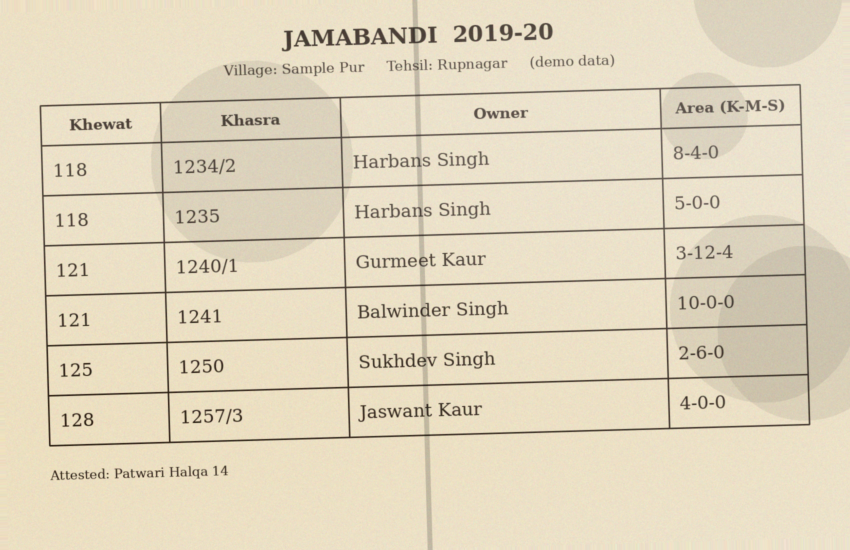
#> input picture samples/sample_jamabandi.png, 1700 x 1100 px (shown at 1/2 size); its folder holds only this picture in this run
$ python -i preprocess.py   (imports and definitions only)
#> lines starting #> are read from the running program, lines starting #| are printed output that depends on the picture; after the words box and inside, x2 and y2 are one past the last pixel; in counts of white or black regions, pixels touching at a corner belong together
"""Image restoration: CLAHE, Sauvola binarization (integral images), deskew."""
import cv2
import numpy as np


def sauvola(gray: np.ndarray, window: int = 31, k: float = 0.2, r: float = 128.0) -> np.ndarray:
    """Sauvola local thresholding using summed-area (integral) images.

    T(x, y) = m(x, y) * (1 + k * (s(x, y) / R - 1)), where m and s are the mean
    and standard deviation in a window around the pixel. Local thresholds cope
    with uneven ink fading and stains better than one global threshold.
    """
    if window % 2 == 0:
        window += 1
    g = gray.astype(np.float64)
    pad = window // 2
    gp = cv2.copyMakeBorder(g, pad, pad, pad, pad, cv2.BORDER_REFLECT)
    s1, s2 = cv2.integral2(gp)
    h, w = g.shape
    n = window * window

    def win(a):
        return a[window:window + h, window:window + w] - a[0:h, window:window + w] \
            - a[window:window + h, 0:w] + a[0:h, 0:w]

    mean = win(s1) / n
    var = np.maximum(win(s2) / n - mean ** 2, 0)
    std = np.sqrt(var)
    thresh = mean * (1 + k * (std / r - 1))
    return np.where(g > thresh, 255, 0).astype(np.uint8)


def estimate_skew(binary: np.ndarray, max_angle: float = 6.0, step: float = 0.25) -> float:
    """Skew angle in degrees (positive = text rotated counter-clockwise).

    Projection-profile search: the correct angle maximizes the variance of the
    row sums, because text lines then align with image rows.
    """
    scale = 700.0 / max(binary.shape[1], 1)
    small = cv2.resize(255 - binary, None, fx=scale, fy=scale, interpolation=cv2.INTER_AREA)
    h, w = small.shape
    centre = (w / 2, h / 2)
    best_angle, best_score = 0.0, -1.0
    for a in np.arange(-max_angle, max_angle + step, step):
        m = cv2.getRotationMatrix2D(centre, float(a), 1.0)
        rot = cv2.warpAffine(small, m, (w, h), flags=cv2.INTER_NEAREST, borderValue=0)
        score = float(np.var(rot.sum(axis=1)))
        if score > best_score:
            best_angle, best_score = float(a), score
    return best_angle


def rotate(img: np.ndarray, angle: float, border) -> np.ndarray:
    h, w = img.shape[:2]
    m = cv2.getRotationMatrix2D((w / 2, h / 2), angle, 1.0)
    return cv2.warpAffine(img, m, (w, h), flags=cv2.INTER_CUBIC,
                          borderMode=cv2.BORDER_CONSTANT, borderValue=border)


def remove_rulings(binary: np.ndarray, min_len: int = 70):
    """Erase long horizontal/vertical table rules so OCR sees text, not grid lines.

    Rules are found by morphological opening with long 1-pixel kernels. Text
    strokes are far shorter than min_len, so they survive. Returns the cleaned
    binary image and the fraction of ink pixels removed.
    """
    ink = 255 - binary
    horiz = cv2.morphologyEx(ink, cv2.MORPH_OPEN, cv2.getStructuringElement(cv2.MORPH_RECT, (min_len, 1)))
    vert = cv2.morphologyEx(ink, cv2.MORPH_OPEN, cv2.getStructuringElement(cv2.MORPH_RECT, (1, min_len)))
    lines = cv2.dilate(cv2.bitwise_or(horiz, vert), np.ones((3, 3), np.uint8))
    total = max(int((ink > 0).sum()), 1)
    cleaned = ink.copy()
    cleaned[lines > 0] = 0
    removed = float(((ink > 0) & (lines > 0)).sum()) / total
    return 255 - cleaned, removed


def preprocess(bgr: np.ndarray, min_width: int = 1400):
    """Return (processed_binary_bgr, deskewed_original_bgr, metrics)."""
    h, w = bgr.shape[:2]
    if w < min_width:
        f = min_width / w
        bgr = cv2.resize(bgr, None, fx=f, fy=f, interpolation=cv2.INTER_CUBIC)

    gray = cv2.cvtColor(bgr, cv2.COLOR_BGR2GRAY)
    background = cv2.medianBlur(gray, 3)
    contrast = float(gray.std())
    noise = float(np.abs(gray.astype(np.float32) - background.astype(np.float32)).mean())

    clahe = cv2.createCLAHE(clipLimit=2.0, tileGridSize=(8, 8))
    enhanced = clahe.apply(gray)
    enhanced = cv2.GaussianBlur(enhanced, (3, 3), 0)
    binary = sauvola(enhanced, window=31, k=0.2)

    angle = estimate_skew(binary)
    if abs(angle) >= 0.2:
        binary = rotate(binary, angle, 255)
        bgr = rotate(bgr, angle, (255, 255, 255))

    binary, ruling_share = remove_rulings(binary)

    # light speckle removal (opening on the ink mask)
    ink = 255 - binary
    ink = cv2.morphologyEx(ink, cv2.MORPH_OPEN, np.ones((2, 2), np.uint8))
    binary = 255 - ink

    metrics = {
        "ruling_ink_removed": round(ruling_share, 3),
        "width": int(bgr.shape[1]),
        "height": int(bgr.shape[0]),
        "skew_deg": round(angle, 2),
        "contrast_std": round(contrast, 1),
        "noise_level": round(noise, 2),
    }
    return cv2.cvtColor(binary, cv2.COLOR_GRAY2BGR), bgr, metrics

>>> import cv2
>>> picture = cv2.imread('../samples/sample_jamabandi.png')
#> picture is the input picture: shape (1100, 1700, 3); mean B, G, R 189.4, 213.8, 224.5
>>> result = preprocess(picture)
#> in preprocess, `gray = cv2.cvtColor(bgr, cv2.COLOR_BGR2GRAY)`:
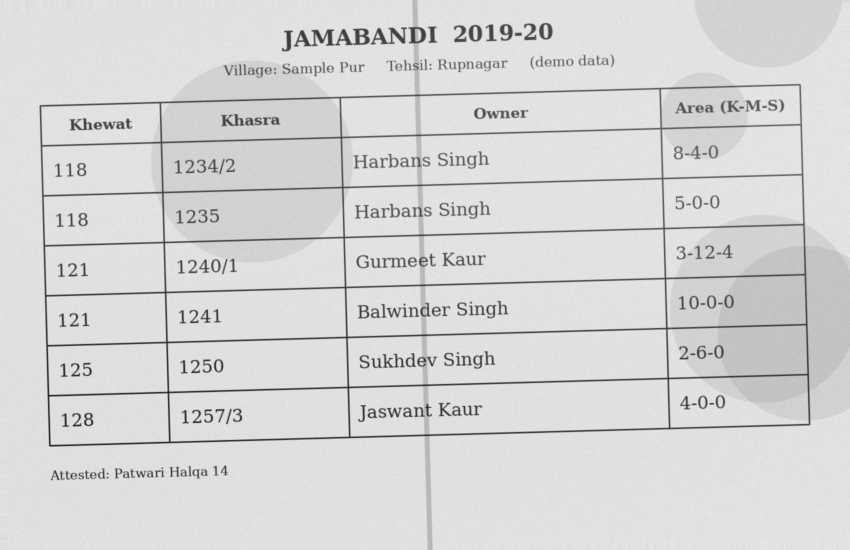
#> gray: shape (1100, 1700) (shown at 1/2 size); min 22, max 234, mean 214.2
#> in preprocess, `contrast = float(gray.std())`: contrast = 29.16
#> in preprocess, `noise = float(np.abs(gray.astype(np.float32) - background.astype(np.fl..`: noise = 0.829
#> in sauvola, `thresh = mean * (1 + k * (std / r - 1))`:
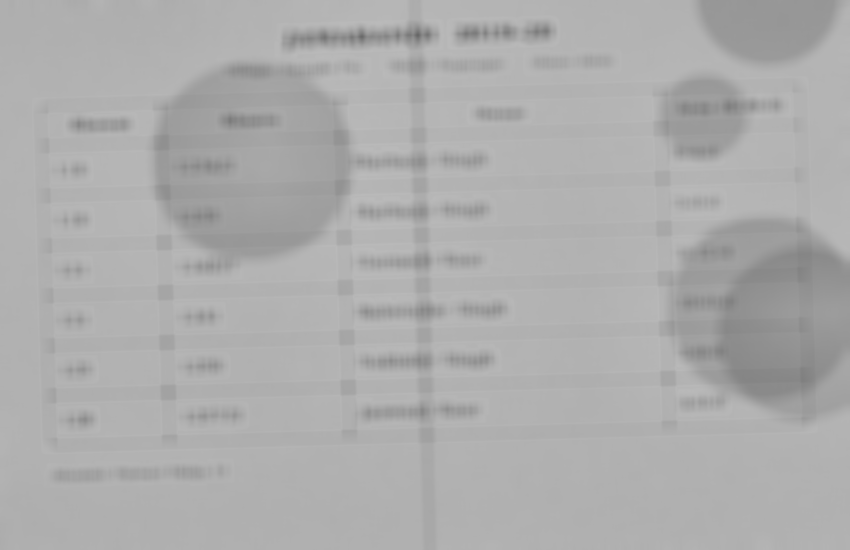
#> thresh: shape (1100, 1700) float64 (shown at 1/2 size); min 101.8, max 186.8, mean 173.1
#> in sauvola, `return np.where(g > thresh, 255, 0).astype(np.uint8)`:
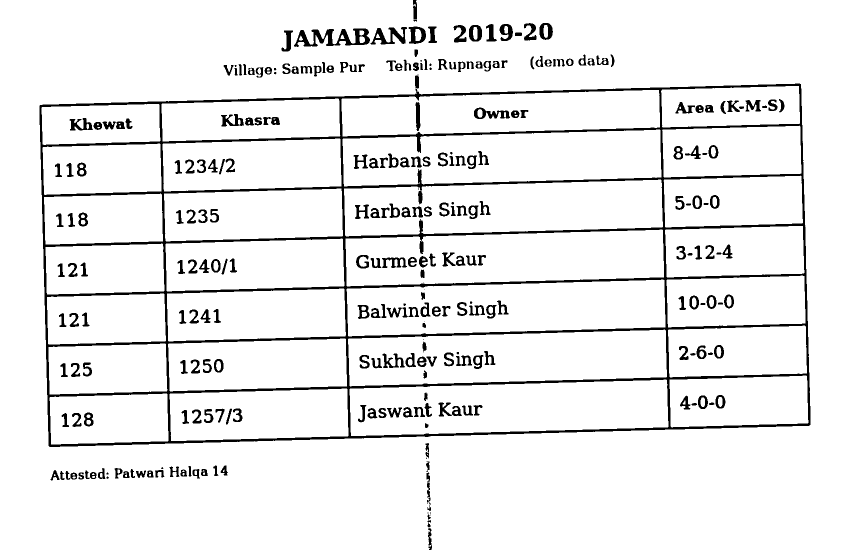
#> returned value: shape (1100, 1700) (shown at 1/2 size); 92.9% white; 289 black regions (23 under 20 px), largest, box (x1, y1, x2, y2) and area: (79, 167, 1621, 894) 73308, (588, 57, 740, 94) 2511, (741, 54, 814, 89) 1119
#> the loop in estimate_skew, `for a in np.arange(-max_angle, max_angle + step, step):` made 49 passes
#> (score, best_angle, best_score) on passes 1, 9, 10, 11, 12, 13, 14, 15, 16, 17, 18, 19: (53425365.9, -6, 53425365.9), (53968203.7, -4, 53968203.7), (57580439.9, -3.75, 57580439.9), (60742989.9, -3.5, 60742989.9), (65750677.4, -3.25, 65750677.4), (78535263.6, -3, 78535263.6), (102825805.7, -2.75, 102825805.7), (141300575.8, -2.5, 141300575.8), (200358811.1, -2.25, 200358811.1), (310050559, -2, 310050559), (548063498.1, -1.75, 548063498.1), (597107394.6, -1.5, 597107394.6)
#> score on passes 2 to 7: 51606848.3, 49300710, 47704918.6, 47717389.9, 48318957.8, 50000864.6
#> pass 1, in estimate_skew, `rot = cv2.warpAffine(small, m, (w, h), flags=cv2.INTER_NEAREST, border..`:
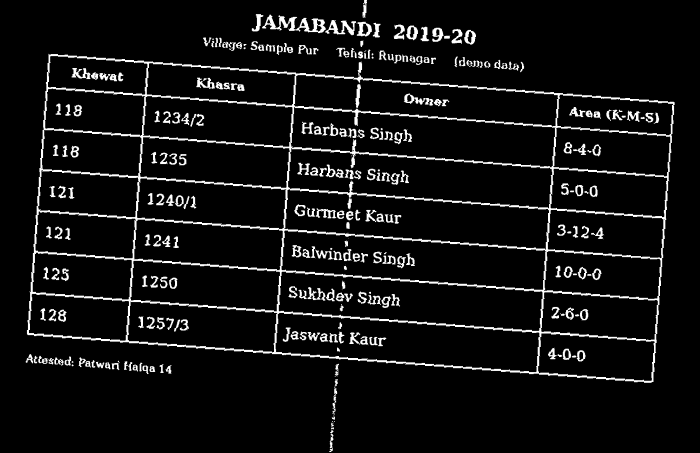
#> rot: shape (453, 700); min 0, max 255, mean 18
#> after the loop in estimate_skew, `for a in np.arange(-max_angle, max_angle + step, step):`: best_angle = -1.5; best_score = 597107394.6
#> in preprocess, `angle = estimate_skew(binary)`: angle = -1.5
#> in rotate, `m = cv2.getRotationMatrix2D((w / 2, h / 2), angle, 1.0)`: m = [[1, -0.0262, 14.69], [0.0262, 1, -22.06]]
#> in remove_rulings, `lines = cv2.dilate(cv2.bitwise_or(horiz, vert), np.ones((3, 3), np.uin..`:
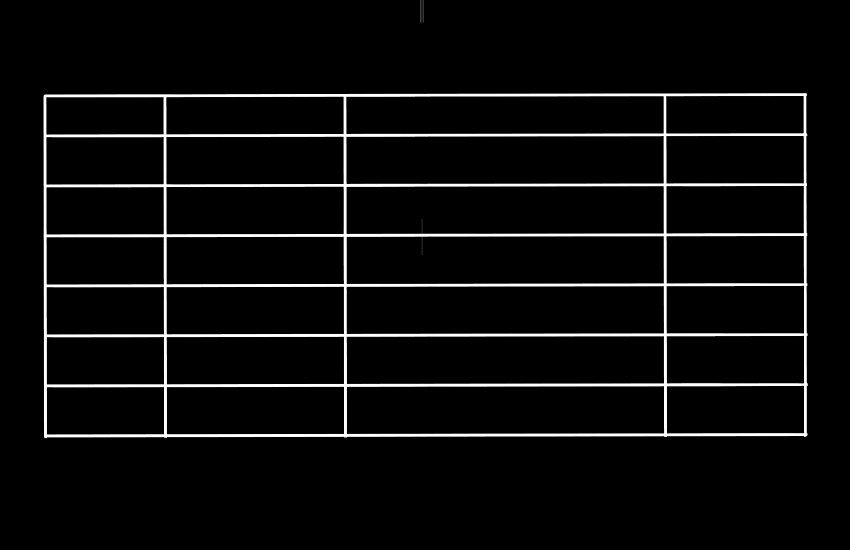
#> lines: shape (1100, 1700) (shown at 1/2 size); min 0, max 255, mean 12
#> in remove_rulings, `total = max(int((ink > 0).sum()), 1)`: total = 166507
#> in remove_rulings, `cleaned[lines > 0] = 0`:
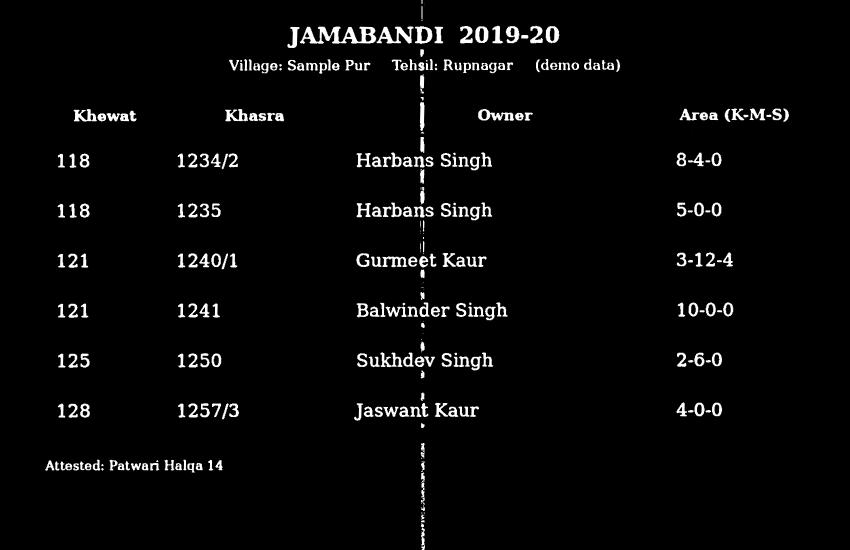
#> cleaned: shape (1100, 1700) (shown at 1/2 size); min 0, max 255, mean 8.1
#> in remove_rulings, `removed = float(((ink > 0) & (lines > 0)).sum()) / total`: removed = 0.527
#> in preprocess, `binary = 255 - ink`:
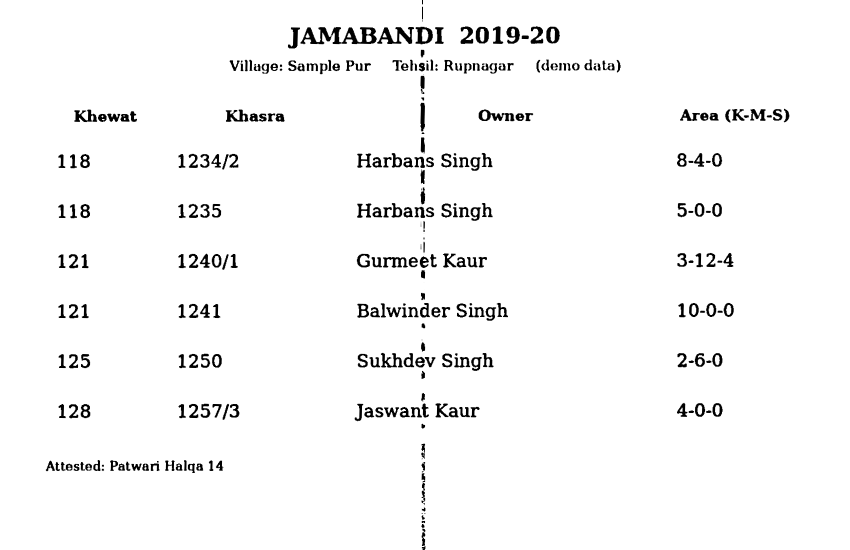
#> binary: shape (1100, 1700) (shown at 1/2 size); min 0, max 255, mean 247
#> in preprocess, `metrics = { "ruling_ink_removed": round(ruling_share, 3), "width": int..`: metrics = {'ruling_ink_removed': 0.527, 'width': 1700, 'height': 1100, 'skew_deg': -1.5, 'contrast_std': 29.2, 'noise_level': 0.83}
